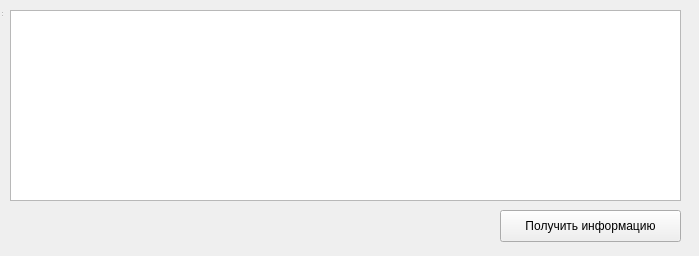
<?xml version="1.0" encoding="UTF-8"?>
<ui version="4.0">
 <class>Form</class>
 <widget class="QWidget" name="Form">
  <property name="geometry">
   <rect>
    <x>0</x>
    <y>0</y>
    <width>699</width>
    <height>256</height>
   </rect>
  </property>
  <property name="windowTitle">
   <string>Изменение элементов</string>
  </property>
  <widget class="QPushButton" name="getInfo">
   <property name="geometry">
    <rect>
     <x>500</x>
     <y>210</y>
     <width>181</width>
     <height>32</height>
    </rect>
   </property>
   <property name="text">
    <string>Получить информацию</string>
   </property>
  </widget>
  <widget class="QTableWidget" name="tableWidget">
   <property name="geometry">
    <rect>
     <x>10</x>
     <y>10</y>
     <width>671</width>
     <height>191</height>
    </rect>
   </property>
  </widget>
  <widget class="QStatusBar" name="statusbar">
   <property name="geometry">
    <rect>
     <x>0</x>
     <y>0</y>
     <width>3</width>
     <height>18</height>
    </rect>
   </property>
  </widget>
 </widget>
 <resources/>
 <connections/>
</ui>
